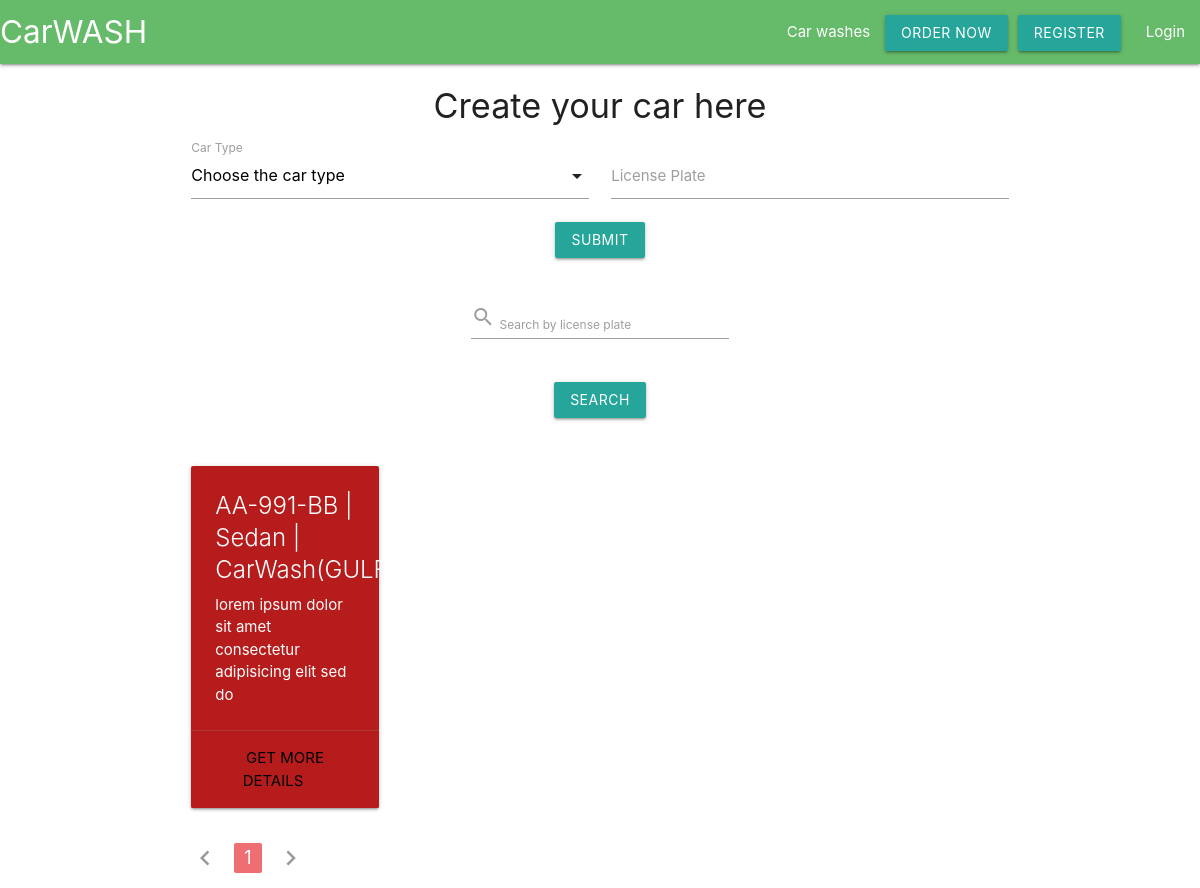
/car_washes/1/cars, run on an earlier commit of the app's database.
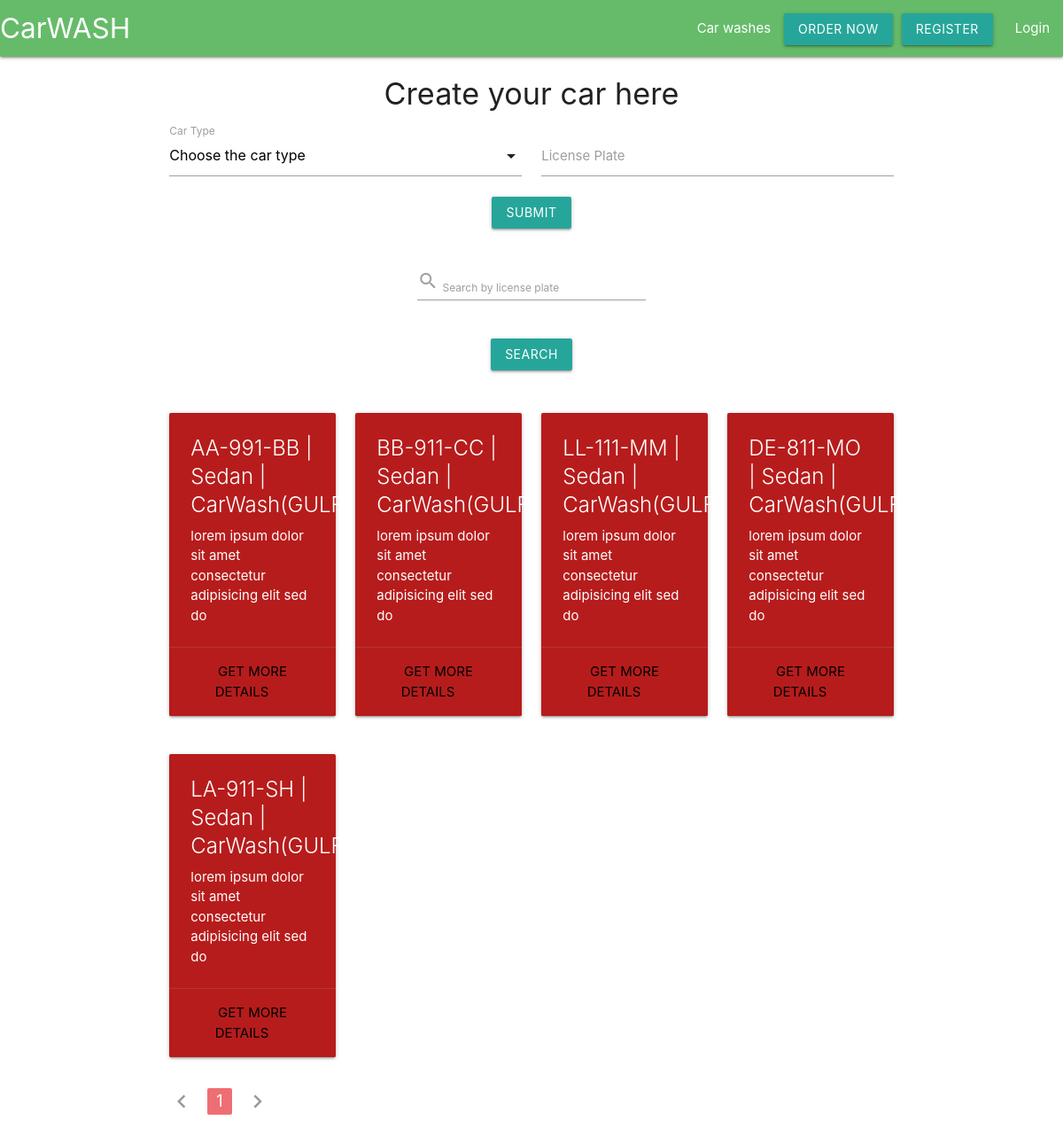
And on a later commit of the database.
### management/models.py (models this page shows, shortened)
class Car(models.Model):
    car_type = models.ForeignKey(
        to='management.CarType', on_delete=models.PROTECT)
    license_plate = models.CharField(max_length=30)
    class Meta:
        verbose_name = _('Car')
        verbose_name_plural = _('Cars')
    def __str__(self):
        return f"{self.license_plate} | {self.car_type}"

class CarType(models.Model):
    car_wash = models.ForeignKey(
        to='management.CarWash', on_delete=models.CASCADE)
    type = models.IntegerField(choices=CAR_TYPES)
    price = models.DecimalField(max_digits=4, decimal_places=2)
    class Meta:
        verbose_name = _('Car type')
        verbose_name_plural = _('Car types')
    def __str__(self):
        return f"{CAR_TYPES[self.type-1][1]} | {self.car_wash.full_name}"

class CarWash(models.Model):
    full_name = models.CharField(max_length=50, unique=True)
    location = models.OneToOneField(to='management.Location',
                                    on_delete=models.PROTECT)
    organzation_type = models.IntegerField(choices=ORGANIZATION_TYPES)
    tax_id = models.CharField(max_length=10, unique=True)
    creation_time = models.DateTimeField()
    class Meta:
        verbose_name = _('Car wash')
        verbose_name_plural = _('Car washes')

### management/views.py (the view)
# urls.py: path('car_washes/<int:cw_pk>/cars', cars, name='cars'),
def cars(request, cw_pk):
    car_wash = get_object_or_404(CarWash, pk=cw_pk)
    car_form = CarForm(car_wash.id)
    searched_count = None
    page = request.GET.get('page', 1)
    q = request.GET.get('q', None)
    if q:
        car_list = Car.objects.filter(
            Q(car_type__car_wash_id=car_wash.id) & Q(license_plate__icontains=q)
        )
        searched_count = car_list.count()
    else:
        car_list = Car.objects.filter(car_type__car_wash_id=car_wash.id)
    if request.method == 'POST':
        car_form = CarForm(car_wash.id, data=request.POST)
        if car_form.is_valid():
            car_form.save()
            car_form = CarForm(car_wash.id)
            messages.success(request, 'The operation was successful!')
    return render(request, 'management/cars.html',
                  context={'cars': my_paginator(page, car_list, 8),
                           'form': car_form,
                           'searched_count': searched_count,
                           })

### management/forms.py
class CarForm(ModelForm):
    car_type = ModelChoiceField(empty_label='Choose the car type', queryset=None)
    license_plate = CharField(validators=[MinLengthValidator(6)])
    class Meta:
        model = Car
        fields = '__all__'
    def __init__(self, cw_pk=None, **kwargs):
        super(CarForm, self).__init__(**kwargs)
        self.fields['car_type'].queryset = CarType.objects.filter(car_wash_id=cw_pk)

### management/utils.py (called while the page is built)
def my_paginator(page, obj_list, per_page):
    paginator = Paginator(obj_list, per_page)
    try:
        objs = paginator.page(page)
    except PageNotAnInteger:
        objs = paginator.page(1)
    except EmptyPage:
        objs = paginator.page(paginator.num_pages)
    return objs

### templates/management/cars.html (shortened to what this page needs)
{% extends "base.html"%}
{% block content %}
<div class="container">
    <form action="" method="post">
        <div class="row">
            {% if messages %}
            {% for message in messages %}
            <h4{% if message.tags %} class="{{ message.tags }} center-align green-text" {% endif %}>
                <strong> {{ message }} </strong>
                </h4>
                {% endfor %}
                {% else %}
                <div>
                    <h4 class="center-align">Create your car here</h5>
                </div>
                {% endif %}
                <div class="input-field col s6 ">
                    <label>Car Type</label>
                </div>
                <div class="input-field col s6 ">
                    {{form.license_plate}}
                    <label for="id_license_plate">License Plate</label>
                </div>
                <div class="center">
                    <button class="btn waves-effect waves-light" type="submit" name="action">
                        Submit
                    </button>
                </div>
        </div>
    </form>
    <form action="" method="get">
        <div class="row">
            <div class="input-field col s4 offset-s4">
                <input id="search_input" type="search" class="validate" name="q">
                <label for="search_input"><i class="material-icons">search</i>
                    <label for="search_input">Search by license plate</label>
            </div>
        </div>
        <div class="row">
            <div class="center">
                <button class="btn waves-effect waves-light" type="submit">
                    Search
                </button>
            </div>
        </div>
    </form>
    {% for car in cars %}
    {% if forloop.counter0|divisibleby:"4" %}
    <div class="row">
        {% endif %}
        <div class="col s6 m3">
            <div class="card red darken-4">
                <div class="card-content white-text">
                    <span class="card-title">{{car}}</span>
                    <p>{% lorem 10 w %}</p>
                </div>
                <div class="card-action center">
                    <a class="black-text" href="#">Get More Details</a>
                </div>
            </div>
        </div>
        {% if forloop.counter|divisibleby:"4" or forloop.last %}
    </div>
    {% endif %}
    {% endfor %}
    <ul class="pagination">
        {% if cars.has_previous %}
        <li class="waves-effect"><a href="?page={{ cars.previous_page_number }}&q={{request.GET.q}}"><i class="material-icons">chevron_left</i></a></li>
        {% else %}
        <li class="disabled"><a href="#!"><i class="material-icons">chevron_left</i></a></li>
        {% endif %}
        {% for i in cars.paginator.page_range %}
        {% if cars.number == i %}
        <li class="active"><a>{{ i }}</a></li>
        {% else %}
        <li class="waves-effect"><a href="?page={{ i }}&q={{request.GET.q}}">{{ i }}</a></li>
        {% endif %}
        {% endfor %}
        {% if cars.has_next %}
        <li class="waves-effect"><a href="?page={{ cars.paginator.num_pages }}&q={{request.GET.q}}"><i class="material-icons">chevron_right</i></a></li>
        {% else %}
        <li class="disabled"><a href="#!"><i class="material-icons">chevron_right</i></a></li>
        {% endif %}
    </ul>
</div>
{% endblock %}

### templates/base.html (shortened to what this page needs)
{% load static %}
<!DOCTYPE html>
<html lang="en">
<head>
    <link rel="stylesheet" href="https://cdnjs.cloudflare.com/ajax/libs/materialize/1.0.0/css/materialize.min.css">
    <link rel="stylesheet" href="//code.jquery.com/ui/1.12.1/themes/base/jquery-ui.css">
</head>
<body>
    <nav>
        <div class="nav-wrapper green lighten-1">
            <a href="{% url 'homepage' %}" class="brand-logo">CarWASH</a>
            <ul class="right hide-on-med-and-down">
                <li><a href="{% url 'car_washes' %}">Car washes</a></li>
                <li>
                    <form action="{% url 'car_washes' %}" method='get'>
                        <input type="submit" class="btn" value="Order Now" id="inp_nav">
                    </form>
                </li>
                {% if request.user.is_authenticated %}
                <li id="inp_nav">{{request.user.email}}</li>
                <li>
                    <form action="{% url 'logout' %}" method='post'>
                        {% csrf_token %}
                        <input type="submit" class="btn" value="Logout" id="inp_nav">
                    </form>
                </li>
                {% else %}
                <li>
                    <form action="{% url 'register' %}" method='get'>
                        <input type="submit" class="btn" value="Register" id="inp_nav">
                    </form>
                </li>
                <li><a href="{% url 'login' %}">Login</a></li>
                {% endif %}
            </ul>
        </div>
    </nav>
    {% block content %}
    {% endblock %}
</body>
</html>

### templates/base.html (style rules this page uses)
#inp_nav { margin-right: 10px; }

What changed in the data, as far as the page shows it:
added Car: license_plate+car_type "BB-911-CC | Sedan | CarWash(GULFv1)", lorem "lorem ipsum dolor sit amet consectetur adipisicing elit sed do"
added Car: license_plate+car_type "LL-111-MM | Sedan | CarWash(GULFv1)", lorem "lorem ipsum dolor sit amet consectetur adipisicing elit sed do"
added Car: license_plate+car_type "DE-811-MO | Sedan | CarWash(GULFv1)", lorem "lorem ipsum dolor sit amet consectetur adipisicing elit sed do"
added Car: license_plate+car_type "LA-911-SH | Sedan | CarWash(GULFv1)", lorem "lorem ipsum dolor sit amet consectetur adipisicing elit sed do"
